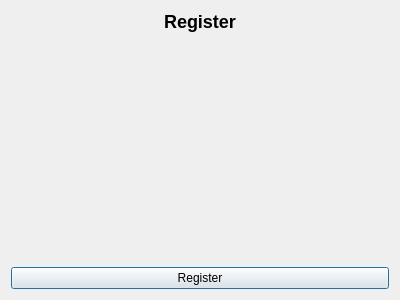
<?xml version="1.0" encoding="UTF-8"?>
<ui version="4.0">
 <class>RegisterWindow</class>
 <widget class="QDialog" name="RegisterWindow">
  <property name="geometry">
   <rect>
    <x>0</x>
    <y>0</y>
    <width>400</width>
    <height>300</height>
   </rect>
  </property>
  <property name="windowTitle">
   <string>Dialog</string>
  </property>
  <layout class="QVBoxLayout" name="verticalLayout">
   <item>
    <widget class="QLabel" name="titleLabel">
     <property name="text">
      <string>&lt;h2&gt;Register&lt;/h2&gt;</string>
     </property>
     <property name="alignment">
      <set>Qt::AlignHCenter|Qt::AlignTop</set>
     </property>
     <property name="wordWrap">
      <bool>false</bool>
     </property>
    </widget>
   </item>
   <item>
    <widget class="QPushButton" name="registerBtn">
     <property name="text">
      <string>Register</string>
     </property>
    </widget>
   </item>
  </layout>
 </widget>
 <resources/>
 <connections/>
</ui>
